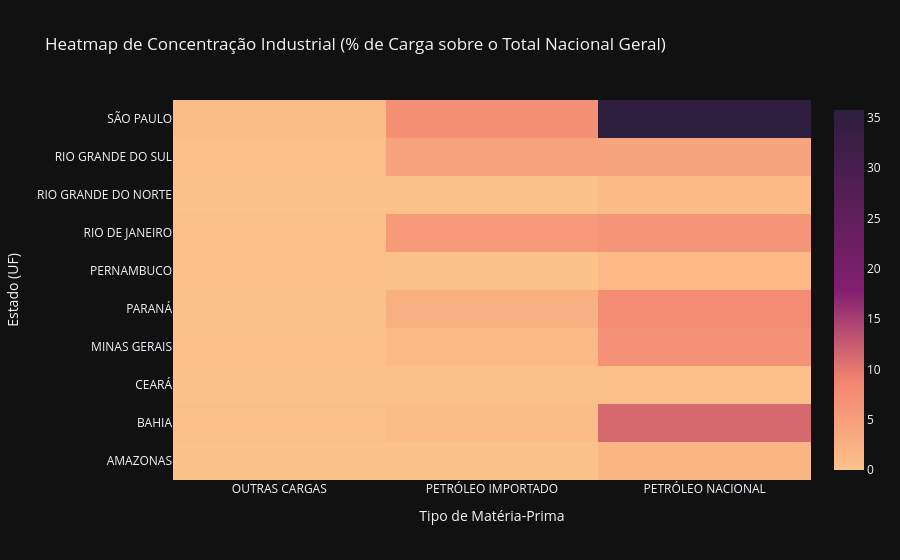

The notebook cell saved with this chart:
### Code cell
# 3. Heatmap: UF x Matéria-Prima (% do Total Nacional)
pivot_uf_ref = (
    df_ref
    .pivot_table(
        index='uf',
        columns='materia_prima',
        values='processado',
        aggfunc='sum'
    )
    .fillna(0)
)

pivot_uf_ref_pct = (
    pivot_uf_ref /
    pivot_uf_ref.sum().sum()
) * 100

fig_heatmap = go.Figure(
    data=go.Heatmap(
        z=pivot_uf_ref_pct.values,
        x=pivot_uf_ref_pct.columns,
        y=pivot_uf_ref_pct.index,
        colorscale=[
            [0, "#FBC28A"],
            [0.25, "#F38370"],
            [0.50, "#831E70"],
            [1, "#2D1E3E"]
        ],
        hovertemplate=
        "<b>UF:</b> %{y}<br>" +
        "<b>Matéria-Prima:</b> %{x}<br>" +
        "<b>Participação:</b> %{z:,.2f} %<extra></extra>"
    )
)

fig_heatmap.update_layout(
    separators=",.",
    title='Heatmap de Concentração Industrial (% de Carga sobre o Total Nacional Geral)',
    template='plotly_dark',
    xaxis_title='Tipo de Matéria-Prima',
    yaxis_title='Estado (UF)'
)

fig_heatmap.show()

### Figure 1 — Plotly figure (JSON) as saved in the notebook; plotly's stock layout.template omitted (floating-point values rounded to 4 significant figures)
{"data": [{"colorscale": [[0, "#FBC28A"], [0.25, "#F38370"], [0.5, "#831E70"], [1, "#2D1E3E"]], "hovertemplate": "<b>UF:</b> %{y}<br><b>Matéria-Prima:</b> %{x}<br><b>Participação:</b> %{z:,.2f} %<extra></extra>", "type": "heatmap", "x": ["OUTRAS CARGAS", "PETRÓLEO IMPORTADO", "PETRÓLEO NACIONAL"], "y": ["AMAZONAS", "BAHIA", "CEARÁ", "MINAS GERAIS", "PARANÁ", "PERNAMBUCO", "RIO DE JANEIRO", "RIO GRANDE DO NORTE", "RIO GRANDE DO SUL", "SÃO PAULO"], "z": [[0.04572, 0.1155, 1.514], [0.397, 0.8023, 11.24], [0.006713, 0.1037, 0.2908], [0.1777, 1.101, 6.908], [0.08906, 2.602, 7.793], [0.1778, 0.02579, 1.255], [0.294, 5.73, 6.377], [2.612e-05, 0.0001141, 0.9554], [0.2151, 4.22, 4.055], [0.6437, 7.073, 35.79]]}], "layout": {"separators": ",.", "title": {"text": "Heatmap de Concentração Industrial (% de Carga sobre o Total Nacional Geral)"}, "xaxis": {"title": {"text": "Tipo de Matéria-Prima"}}, "yaxis": {"title": {"text": "Estado (UF)"}}}}
